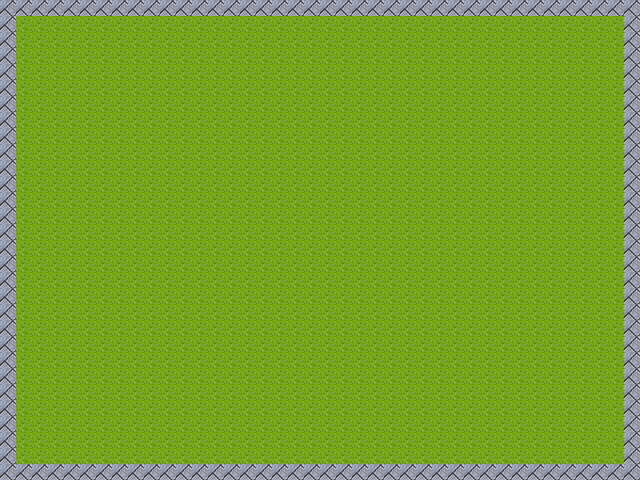

This game map was drawn from its Tiled (.tmx) file and the tilesets committed beside it. A one-line description and the trimmed map source follow:
An orthogonal 40x30 tile map with 16x16 px tiles, 2 tile layers (Tile Layer 1, Objects).

<map version="1.0" orientation="orthogonal" renderorder="right-down" width="40" height="30" tilewidth="16" tileheight="16" nextobjectid="1">
 <tileset firstgid="1" name="MyTIle" tilewidth="16" tileheight="16">
  <image source="tilea2.png" width="512" height="384" />
 </tileset>
 <layer name="Tile Layer 1" width="40" height="30">
  <data>[1200 cells, 1200 non-empty, 1 distinct tile ids]</data>
 </layer>
 <layer name="Objects" width="40" height="30">
  <data>[1200 cells, 136 non-empty, 1 distinct tile ids]</data>
 </layer>
</map>
